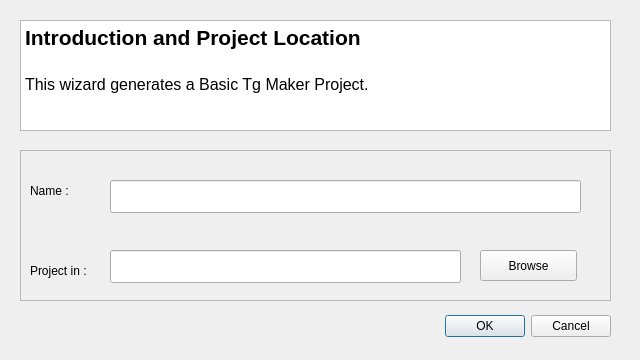
<?xml version="1.0" encoding="UTF-8"?>
<ui version="4.0">
 <class>BasicProjectDialog</class>
 <widget class="QDialog" name="BasicProjectDialog">
  <property name="geometry">
   <rect>
    <x>0</x>
    <y>0</y>
    <width>640</width>
    <height>360</height>
   </rect>
  </property>
  <property name="windowTitle">
   <string>Dialog</string>
  </property>
  <widget class="QTextBrowser" name="textBrowser">
   <property name="geometry">
    <rect>
     <x>20</x>
     <y>20</y>
     <width>591</width>
     <height>111</height>
    </rect>
   </property>
   <property name="html">
    <string>&lt;!DOCTYPE HTML PUBLIC &quot;-//W3C//DTD HTML 4.0//EN&quot; &quot;http://www.w3.org/TR/REC-html40/strict.dtd&quot;&gt;
&lt;html&gt;&lt;head&gt;&lt;meta name=&quot;qrichtext&quot; content=&quot;1&quot; /&gt;&lt;style type=&quot;text/css&quot;&gt;
p, li { white-space: pre-wrap; }
&lt;/style&gt;&lt;/head&gt;&lt;body style=&quot; font-family:'Sans Serif'; font-size:10pt; font-weight:400; font-style:normal;&quot;&gt;
&lt;p style=&quot; margin-top:0px; margin-bottom:0px; margin-left:0px; margin-right:0px; -qt-block-indent:0; text-indent:0px;&quot;&gt;&lt;span style=&quot; font-family:'Cantarell'; font-size:16pt; font-weight:600;&quot;&gt;Introduction and Project Location&lt;/span&gt;&lt;/p&gt;
&lt;p style=&quot;-qt-paragraph-type:empty; margin-top:0px; margin-bottom:0px; margin-left:0px; margin-right:0px; -qt-block-indent:0; text-indent:0px; font-family:'Cantarell'; font-size:16pt; font-weight:600;&quot;&gt;&lt;br /&gt;&lt;/p&gt;
&lt;p style=&quot; margin-top:0px; margin-bottom:0px; margin-left:0px; margin-right:0px; -qt-block-indent:0; text-indent:0px;&quot;&gt;&lt;span style=&quot; font-family:'Cantarell'; font-size:12pt;&quot;&gt;This wizard generates a Basic Tg Maker Project.&lt;/span&gt;&lt;/p&gt;&lt;/body&gt;&lt;/html&gt;</string>
   </property>
  </widget>
  <widget class="QFrame" name="frame">
   <property name="geometry">
    <rect>
     <x>20</x>
     <y>150</y>
     <width>591</width>
     <height>151</height>
    </rect>
   </property>
   <property name="frameShape">
    <enum>QFrame::StyledPanel</enum>
   </property>
   <property name="frameShadow">
    <enum>QFrame::Raised</enum>
   </property>
   <widget class="QPushButton" name="pushButton">
    <property name="geometry">
     <rect>
      <x>460</x>
      <y>100</y>
      <width>97</width>
      <height>31</height>
     </rect>
    </property>
    <property name="text">
     <string>Browse</string>
    </property>
   </widget>
   <widget class="QLineEdit" name="pathEdit">
    <property name="geometry">
     <rect>
      <x>90</x>
      <y>100</y>
      <width>351</width>
      <height>33</height>
     </rect>
    </property>
   </widget>
   <widget class="QLineEdit" name="projectName">
    <property name="geometry">
     <rect>
      <x>90</x>
      <y>30</y>
      <width>471</width>
      <height>33</height>
     </rect>
    </property>
   </widget>
   <widget class="QLabel" name="ProjectLabel">
    <property name="geometry">
     <rect>
      <x>10</x>
      <y>30</y>
      <width>65</width>
      <height>21</height>
     </rect>
    </property>
    <property name="text">
     <string>Name :</string>
    </property>
   </widget>
   <widget class="QLabel" name="pathLabel">
    <property name="geometry">
     <rect>
      <x>10</x>
      <y>110</y>
      <width>71</width>
      <height>21</height>
     </rect>
    </property>
    <property name="text">
     <string>Project in :</string>
    </property>
   </widget>
  </widget>
  <widget class="QDialogButtonBox" name="buttonBox">
   <property name="geometry">
    <rect>
     <x>270</x>
     <y>310</y>
     <width>341</width>
     <height>32</height>
    </rect>
   </property>
   <property name="orientation">
    <enum>Qt::Horizontal</enum>
   </property>
   <property name="standardButtons">
    <set>QDialogButtonBox::Cancel|QDialogButtonBox::Ok</set>
   </property>
  </widget>
 </widget>
 <resources/>
 <connections>
  <connection>
   <sender>buttonBox</sender>
   <signal>accepted()</signal>
   <receiver>BasicProjectDialog</receiver>
   <slot>accept()</slot>
   <hints>
    <hint type="sourcelabel">
     <x>248</x>
     <y>254</y>
    </hint>
    <hint type="destinationlabel">
     <x>157</x>
     <y>274</y>
    </hint>
   </hints>
  </connection>
  <connection>
   <sender>buttonBox</sender>
   <signal>rejected()</signal>
   <receiver>BasicProjectDialog</receiver>
   <slot>reject()</slot>
   <hints>
    <hint type="sourcelabel">
     <x>316</x>
     <y>260</y>
    </hint>
    <hint type="destinationlabel">
     <x>286</x>
     <y>274</y>
    </hint>
   </hints>
  </connection>
 </connections>
</ui>
